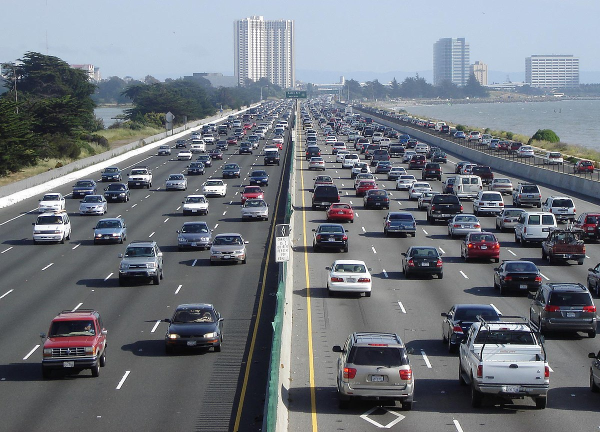
#> input picture 18.OPENCV/CONTENT FILES/highway.jpg, 1200 x 864 px, found by its file name (shown at 1/2 size)
$ python cv.py
#> lines starting #> are read from the running program, lines starting #| are printed output that depends on the picture
import cv2

img = cv2.imread("C:/Users/nath.debraj/Desktop/Python_training_tutordude/18.OPENCV/CONTENT FILES/highway.jpg")
#> img is the input picture: shape (864, 1200, 3); mean B, G, R 126.9, 119.3, 113.9

width = 600
height = 850
dim = (width,height)

resized = cv2.resize(img,dim)
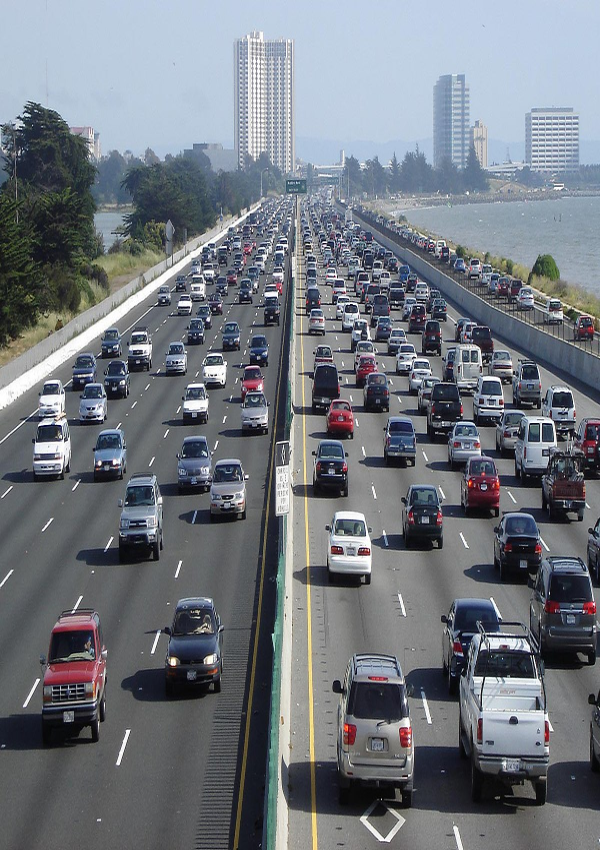
#> resized: shape (850, 600, 3); mean B, G, R 126.8, 119.1, 113.8
print('size in bytes',img.size)
#| size in bytes 3110400

cv2.imshow('Original Image',resized)
flip= cv2.flip(resized,1)
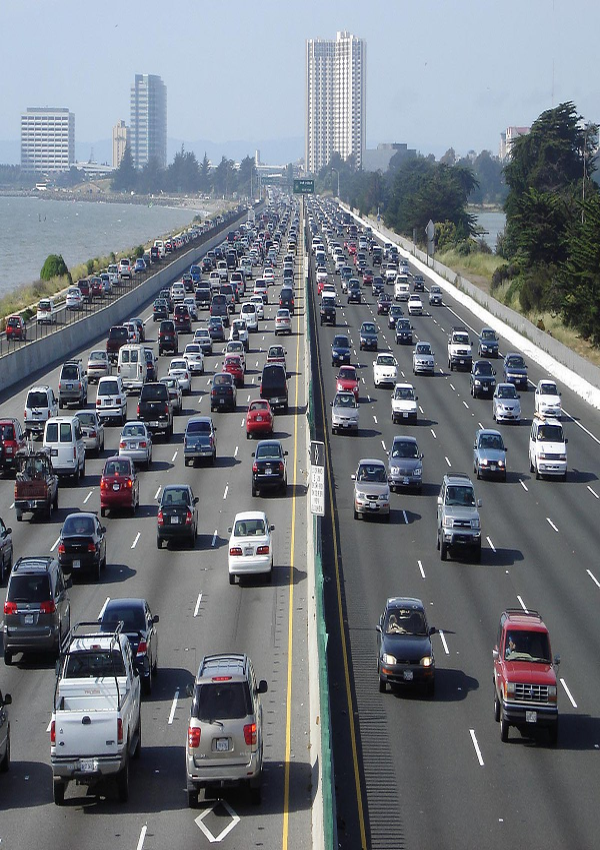
#> flip: shape (850, 600, 3); mean B, G, R 126.8, 119.1, 113.8
cv2.imshow('Horizonal',flip)

flip_1= cv2.flip(resized,0)
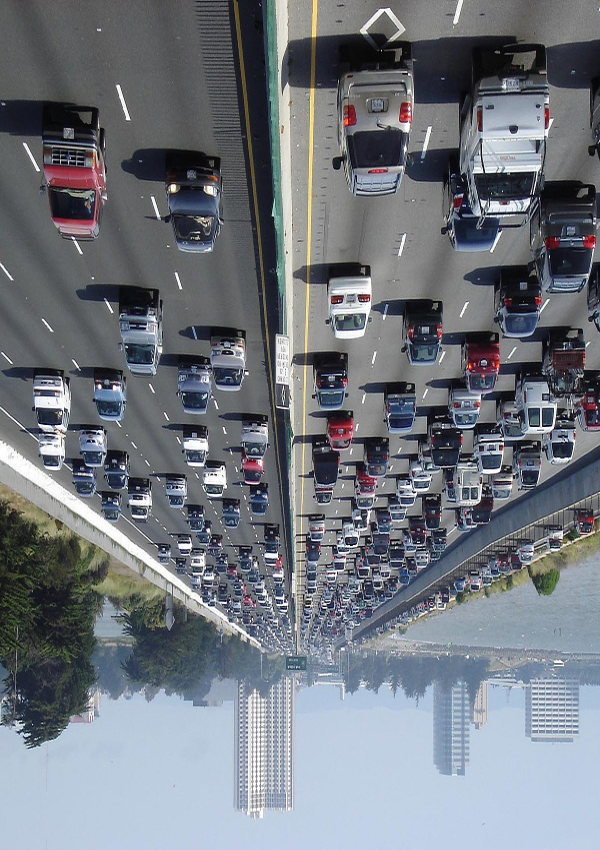
#> flip_1: shape (850, 600, 3); mean B, G, R 126.8, 119.1, 113.8
cv2.imshow('Vertical',flip_1)

flip_2= cv2.flip(resized,-1)
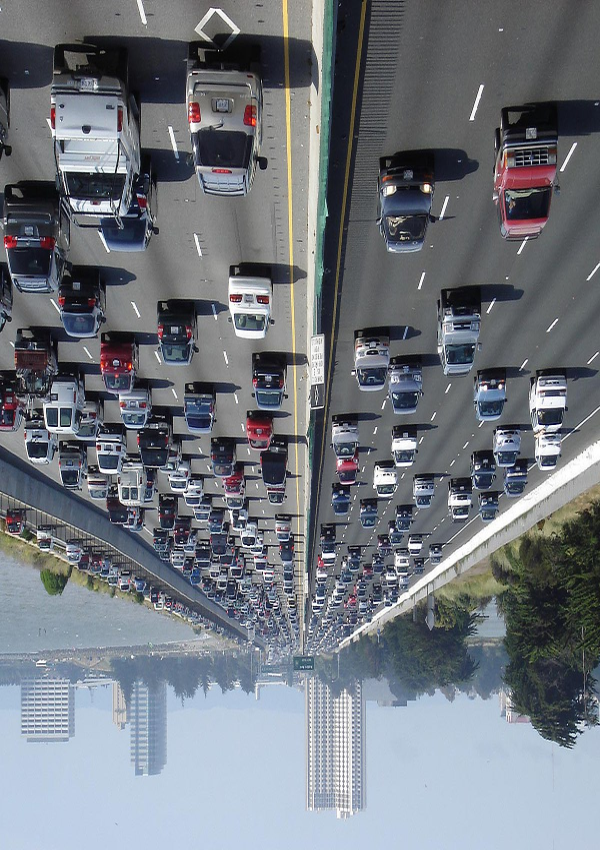
#> flip_2: shape (850, 600, 3); mean B, G, R 126.8, 119.1, 113.8
cv2.imshow('horizonal & Vertical',flip_2)

cv2.waitKey(0)
cv2.destroyAllWindows()

$ run again, with 18.OPENCV/CONTENT FILES/bird.jpg copied over 18.OPENCV/CONTENT FILES/highway.jpg
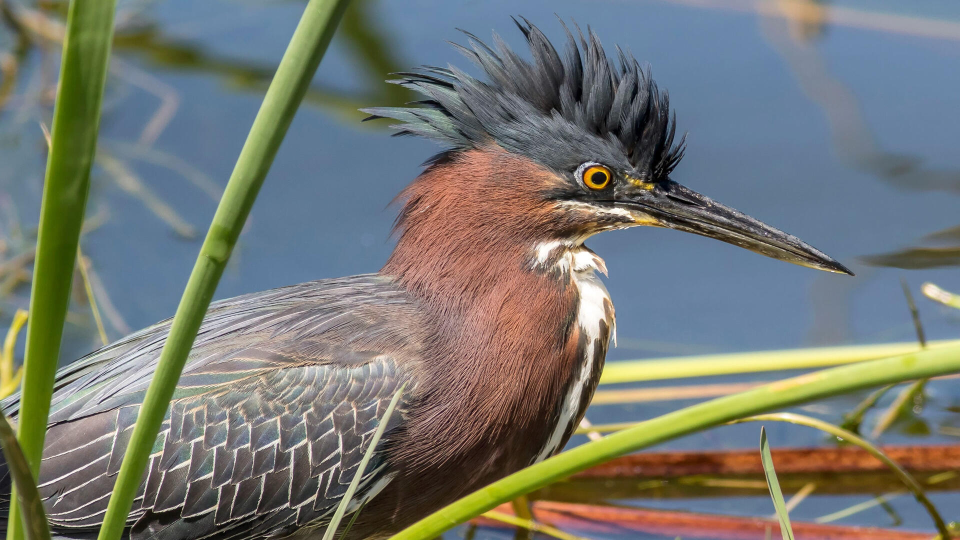
#> input picture 18.OPENCV/CONTENT FILES/bird.jpg, 1920 x 1080 px, found by its file name (shown at 1/2 size)
#> img is the input picture: shape (1080, 1920, 3); mean B, G, R 114.6, 120.1, 116.8
#| size in bytes 6220800
#> `flip_1= cv2.flip(resized,0)`:
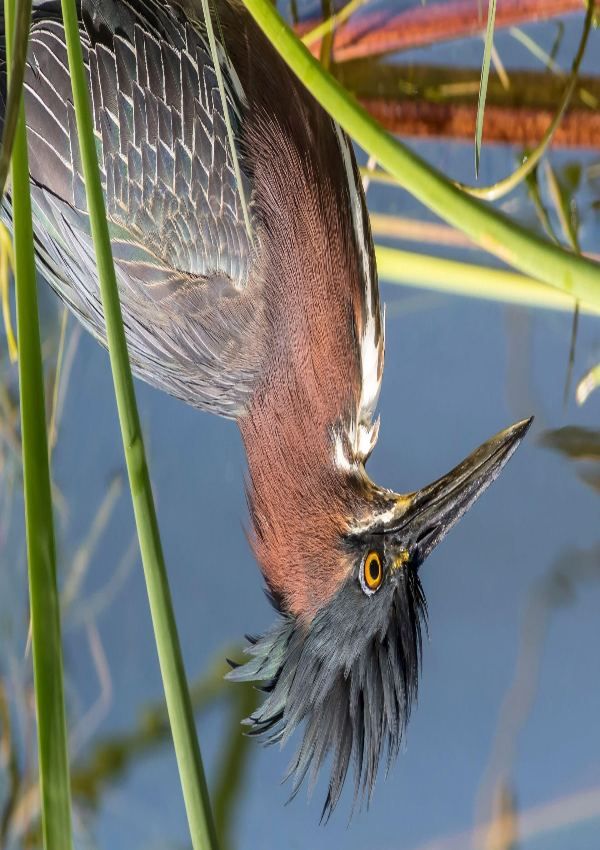
#> flip_1: shape (850, 600, 3); mean B, G, R 114.5, 120, 116.7
#> `flip_2= cv2.flip(resized,-1)`:
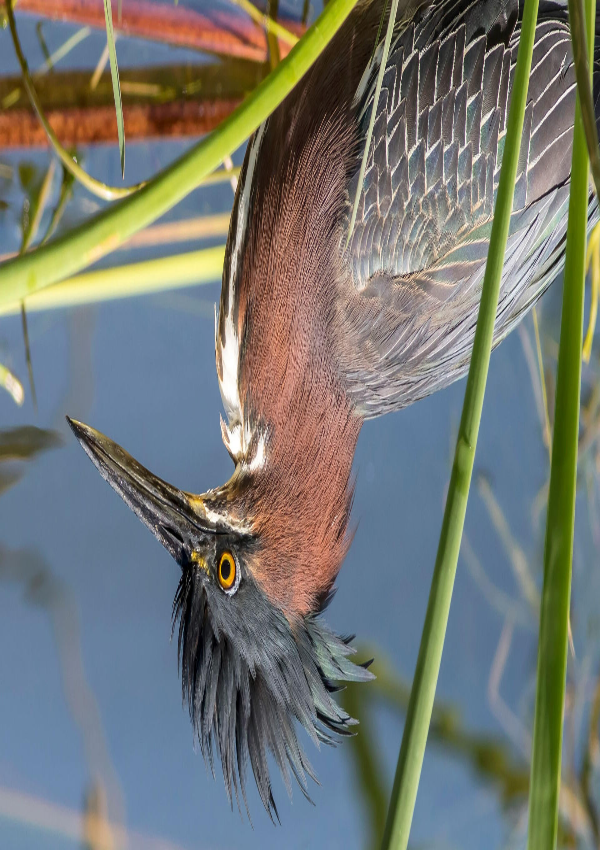
#> flip_2: shape (850, 600, 3); mean B, G, R 114.5, 120, 116.7
